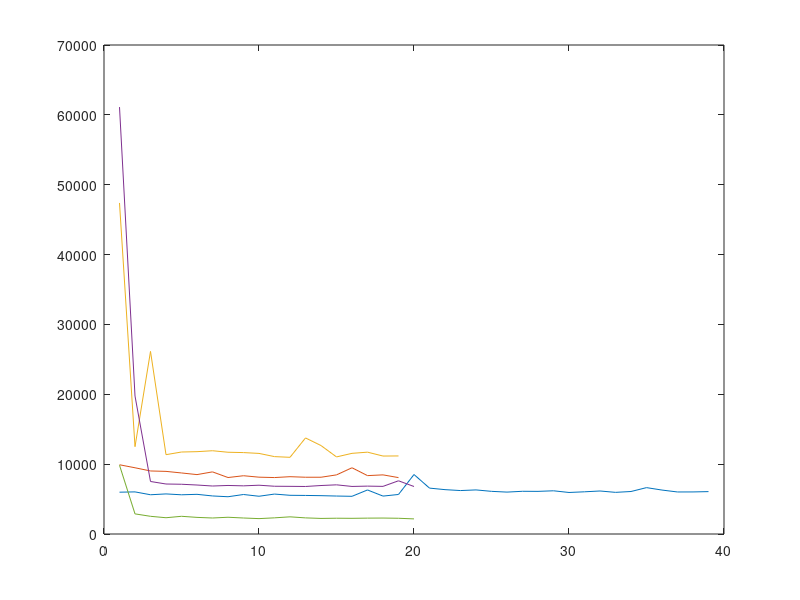

MATLAB code to generate this figure:
%% TEST voor Poisson

%% PERPLEXITY
load OutExp1_2Pois
for HN=1:5
    dd=DataPois{HN}.PerPoisM;
    plot(dd);
    hold on
    
end



%% For the Perplexity
% load OutExp1_2Pois
% ja=[];
% for i=1:length(DataPois{1}.Run)
%     p=[]
%     for j = 1:10
%         p=[p DataPois{1}.Run{i}.Step{j}.L];
%     end
%     
%     ja=[ja ; p];
%     
% end
% plot(ja)

%% for the BIC

% load OutExp1_2Pois
% dd=DataPois{2};
% plot(dd)
% % for HN=1:5
%     DataPois{HN}.   
% end